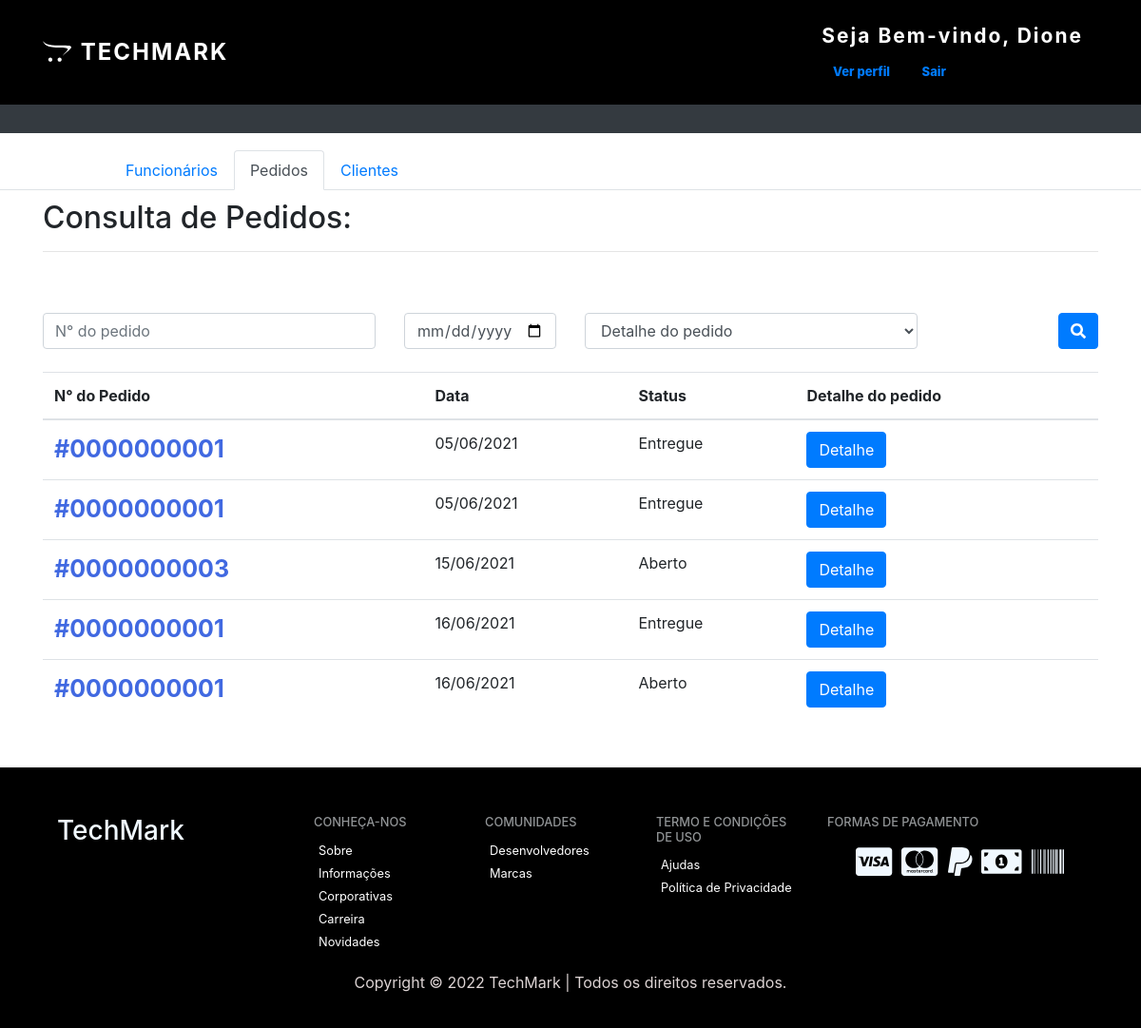
The app's page /Views/admin-gerente/pedidos-consulta.php (signed in) with its own data.
### tables this page shows
CREATE TABLE `pedidos` (
  `idPedido` int(11) NOT NULL,
  `userId` int(11) NOT NULL,
  `status` varchar(50) NOT NULL,
  `dataDaCompra` datetime NOT NULL,
  `pedidoAvaliado` tinyint(1) NOT NULL
);

### Models/Pedido_Service.php (called while the page is built, shortened)
<?php
require_once 'Pedido_Model.php';
class PedidoService
{
  public function getPedidos() {
    try {
      $conexao =Conexao::conectar();
      $sql = "SELECT * FROM pedidos";
      $stmt = $conexao -> prepare($sql);
      $stmt -> execute();
      $pedidos = array();
      while ($data = $stmt->fetch()) {
        $pedido = new PedidoModel($data["userId"], $data["status"]);
        $pedido->setId($data["userId"]);
        $pedido->setDataDaCompra($data["dataDaCompra"]);
        $pedido->setPedidoAvaliado($data["pedidoAvaliado"]);
        array_push($pedidos, $pedido);
      }
      return $pedidos;
    } catch (PDOException $e) {
      return null;
    }
  }
}

### Controllers/PedidoController.php (called while the page is built, shortened)
<?php
class PedidoController
{
  public static function getPedidos() {
    $pedidoService = new PedidoService();
    $allPedidos = $pedidoService->getPedidos();
    $activePedidos = array();
    return array('all' => $allPedidos, 'active' => $activePedidos);
  }
}
?>

### Models/Pedido_Model.php (called while the page is built, shortened)
<?php
class PedidoModel
{
    private $id;
    private $status;
    private $dataDaCompra;
    public function __construct($userId, $status) {
        $this->status = $status;
        $this->dataDaCompra = (new DateTime("now", new DateTimeZone('America/Sao_Paulo')))->format('Y-m-d H:i:s');
    }
    public function getId() {
        return $this->id;
    }
    public function setId($id) {
        $this->id = $id;
    }
    public function getStatus() {
        return $this->status;
    }
    public function getDataDaCompra() {
        return $this->dataDaCompra;
    }
    public function setDataDaCompra($dataDaCompra) {
        $this->dataDaCompra = $dataDaCompra;
    }
}
?>

### Views/admin-gerente/pedidos-consulta.php (the view, shortened to what this page needs)
<?php
require_once "../../Models/Pedido_Model.php";
require_once "../../Models/Pedido_Service.php";
require_once "../../Controllers/PedidoController.php";
$pedidos = PedidoController::getPedidos()["all"];
?>
<!DOCTYPE html>
<html lang="pt-br">
<head>
  <link rel="stylesheet" href="https://stackpath.bootstrapcdn.com/bootstrap/4.1.3/css/bootstrap.min.css">
  <link rel="stylesheet" href="https://use.fontawesome.com/releases/v5.3.1/css/all.css">
  <link rel="stylesheet" type="text/css" href="../../Assets/css/my-style.css">
  <link rel="stylesheet" href="https://maxcdn.bootstrapcdn.com/bootstrap/4.0.0/css/bootstrap.min.css">
  <header>
  <nav class="navbar navbar-expand-md fixed-top navbar-black">
        <div class="container">
          <a style="color: #fff;
          font-size: 24px;
          text-transform: uppercase;
          text-decoration: none;
          font-weight: 700;
          letter-spacing: 2px;" href="PaginaGerente.php" class="navbar-brand"><i style="margin-right: 2px;" class="fab fa-opencart"></i>
            TechMark
          </a>
          <div class="collapse navbar-collapse" id="nav-principal">
            <ul class="navbar-nav ml-auto">
              <?php if (!isset($_SESSION['user'])) { ?>
              <li class="nav-item divisor"></li>
              <li class="nav-item">
                <a href="login.php" class="nav-link"><Compre Agora type="Compre Agora" class="btn btn-primary">Entrar</Compre Agora></a>
              </li>
              <li class="nav-item">
                <a href="cadastro.php" class="nav-link"><Compre Agora type="Compre Agora" class="btn btn-outline-primary">Inscrever-se</Compre Agora></a>
              </li>
              <?php } else { ?>
              <li class="nav-item">
                <a style="color: #fff; font-size: 21px; margin-inline-start: 0mm; text-decoration: none; font-weight: 700; letter-spacing: 2px;" href="index.php" class="navbar-brand">Seja Bem-vindo, <?php echo $_SESSION['nomeFuncionario'] ?></button></a>
                <div class="row" style="font-size: 13px; font-weight: 800; margin-inline-start: 1mm; margin-inline-end: 100px;">
                    <a href="perfil-cliente.php" class="nav-link col-md-6">Ver perfil <a href="../Views/index.php?logoff=1" class="nav-link col-md-5" style="margin-left: 0%;">Sair</a>
                </div>
              </li>
              <?php } ?>
        </div>
  </header>
</head>
<body id="page-gerente">
  <section id="cadastro" style=" height: 110px;">
  </section>
  <nav style="background-color: black; height: 30px;" class="navbar navbar-expand-lg navbar-dark bg-dark mb-5">
  </nav>
  <ul style="padding-left: 115px; margin-bottom: 10px; margin-top: -30px;" class="nav nav-tabs">
    <li class="nav-item">
      <a class="nav-link" href="PaginaGerente.php">Funcionários</a>
    </li>
    <li class="nav-item">
      <a class="nav-link active" href="pedidos-consulta.php">Pedidos</a>
    </li>
    <li class="nav-item">
      <a class="nav-link" href="cliente-consulta.php">Clientes</a>
    </li>
  </ul>
  <div class="container">
    <div class="row">
      <div class="col mb-5">
        <h2>Consulta de Pedidos:</h2>
        <hr>
      </div>
    </div>
    <div class="row mb-4">
      <div class="col-md-4">
        <input type="text" class="form-control" placeholder="N° do pedido" id="numero-pedido" />
      </div>
      <div class="col-md-2">
        <input type="date" class="form-control" id="data-pedido" />
      </div>
      <div class="col-md-4">
        <select class="form-control" id="detalhe-pedido">
          <option value="">Detalhe do pedido</option>
        </select>
      </div>
      <div class="col-md-2 d-flex justify-content-end">
        <button type="button" class="btn btn-primary" onclick="pesquisarDespesa()">
          <i class="fas fa-search"></i>
        </button>
      </div>
    </div>
    <div class="row">
      <div class="col">
        <table class="table">
          <thead>
            <tr>
              <th>N° do Pedido</th>
              <th>Data</th>
              <th>Status</th>
              <th>Detalhe do pedido</th>
            </tr>
          </thead>
          <tbody id="listaDespesas">
            <?php
            foreach ($pedidos as $pedido) {
              $dataHora = explode(' ', $pedido->getDataDaCompra());
              $data = explode('-', $dataHora["0"]);
              $data = implode('/', array_reverse($data));
            ?>
              <tr>
                <th style="font-size: 25px; color: royalblue;" scope="row">#<?= str_pad($pedido->getId(), 10, "0", STR_PAD_LEFT) ?></th>
                <td><?= $data ?></td>
                <td><?= $pedido->getStatus() ?></td>
                <td><a href="" class="btn btn-primary">Detalhe</a></td>
              </tr>
            <?php } ?>
          </tbody>
        </table>
      </div>
    </div>
  </div>
  <footer>
    <div class="container">
      <div class="row col-12">
        <div class="col-3">
          <h3 style="color: aliceblue;">TechMark</h3>
        </div>
        <div class="col-2">
          <h4>Conheça-nos</h4>
          <ul class="navbar-nav">
            <li><a href="">Sobre</a></li>
            <li><a href="">Informações Corporativas</a></li>
            <li><a href="">Carreira</a></li>
            <li><a href="">Novidades</a></li>
          </ul>
        </div>
        <div class="col-2">
          <h4>COMUNIDADES</h4>
          <ul class="navbar-nav">
            <li><a href="">Desenvolvedores</a></li>
            <li><a href="">Marcas</a></li>
          </ul>
        </div>
        <div class="col-2">
          <h4>Termo e condições de uso</h4>
          <ul class="navbar-nav">
            <li><a href="">Ajudas</a></li>
            <li><a href="">Política de Privacidade</a></li>
          </ul>
        </div>
        <div class="col-3">
          <h4>Formas de Pagamento</h4>
          <ul class="row">
            <li style="color: aliceblue; font-size: 34px;"><i class="fab fa-cc-visa"></i></li>
            <li style="color: aliceblue; font-size: 34px;"><i class="fab fa-cc-mastercard"></i></li>
            <li style="color: aliceblue; font-size: 34px;"><i class="fab fa-paypal"></i></li>
            <li style="color: aliceblue; font-size: 34px;"><i class="fas fa-money-bill-alt"></i></li>
            <li style="color: aliceblue; font-size: 34px;"><i class="fas fa-barcode"></i></li>
          </ul>
        </div>
      </div>
    </div>
    <div class="" style="text-align: center; margin-top: 20px; color: rgb(221, 212, 212);">
      <p>Copyright &copy; 2022 TechMark | Todos os direitos reservados.</p>
    </div>
  </footer>
</body>
</html>

### Assets/css/my-style.css (style rules this page uses)
.navbar { background: black; height: 110px; }
footer { margin-top: 35px; background: black; padding: 50px 0px 20px 0px; position: relative; }
footer h4 { color: #919496; font-size: 0.8em; text-transform: uppercase; }
footer .navbar-nav a { color: white; font-size: 0.8em; }
footer ul { list-style: none; }
footer ul li { float: right; margin: 0 5px; }
table { margin-bottom: 50px; }

### records on screen
pedidos: userId "0000000001", dataDaCompra "05/06/2021", status "Entregue"
pedidos: userId "0000000001", dataDaCompra "05/06/2021", status "Entregue"
pedidos: userId "0000000003", dataDaCompra "15/06/2021", status "Aberto"
pedidos: userId "0000000001", dataDaCompra "16/06/2021", status "Entregue"
pedidos: userId "0000000001", dataDaCompra "16/06/2021", status "Aberto"

### other values on screen
$_SESSION['nomeFuncionario'] "Dione"
